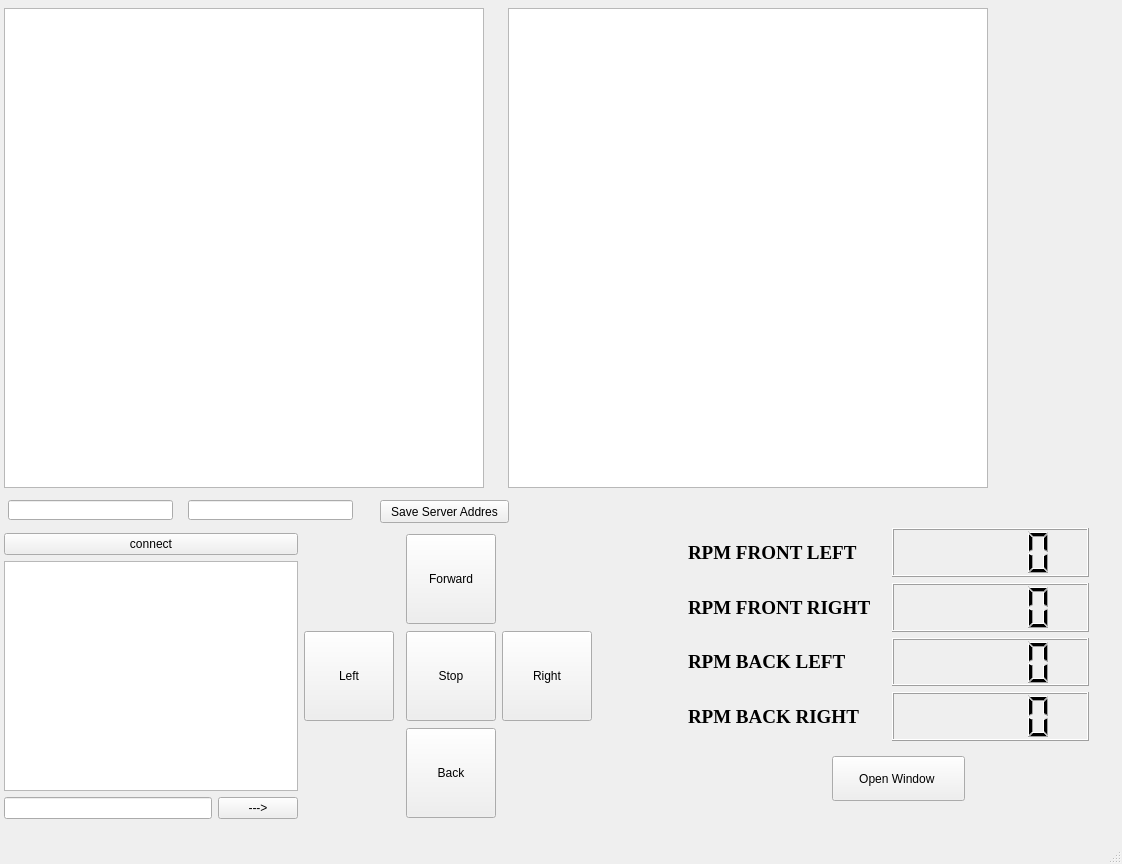
<?xml version="1.0" encoding="UTF-8"?>
<ui version="4.0">
 <class>MainWindow</class>
 <widget class="QMainWindow" name="MainWindow">
  <property name="geometry">
   <rect>
    <x>0</x>
    <y>0</y>
    <width>1122</width>
    <height>864</height>
   </rect>
  </property>
  <property name="windowTitle">
   <string>MainWindow</string>
  </property>
  <widget class="QWidget" name="centralwidget">
   <widget class="QWidget" name="layoutWidget">
    <property name="geometry">
     <rect>
      <x>4</x>
      <y>533</y>
      <width>593</width>
      <height>286</height>
     </rect>
    </property>
    <layout class="QHBoxLayout" name="horizontalLayout_2">
     <item>
      <layout class="QVBoxLayout" name="verticalLayout">
       <item>
        <widget class="QPushButton" name="pushButton">
         <property name="text">
          <string>connect</string>
         </property>
        </widget>
       </item>
       <item>
        <widget class="QTextBrowser" name="textBrowser"/>
       </item>
       <item>
        <layout class="QHBoxLayout" name="horizontalLayout">
         <item>
          <widget class="QLineEdit" name="lineEdit"/>
         </item>
         <item>
          <widget class="QPushButton" name="pushButton_2">
           <property name="text">
            <string>---&gt;</string>
           </property>
          </widget>
         </item>
        </layout>
       </item>
      </layout>
     </item>
     <item>
      <layout class="QGridLayout" name="gridLayout">
       <item row="0" column="1">
        <widget class="QPushButton" name="btnMoveForward">
         <property name="minimumSize">
          <size>
           <width>90</width>
           <height>90</height>
          </size>
         </property>
         <property name="maximumSize">
          <size>
           <width>90</width>
           <height>90</height>
          </size>
         </property>
         <property name="text">
          <string>Forward</string>
         </property>
        </widget>
       </item>
       <item row="2" column="2">
        <spacer name="horizontalSpacer_9">
         <property name="orientation">
          <enum>Qt::Horizontal</enum>
         </property>
         <property name="sizeHint" stdset="0">
          <size>
           <width>40</width>
           <height>20</height>
          </size>
         </property>
        </spacer>
       </item>
       <item row="2" column="1">
        <widget class="QPushButton" name="btnMoveBack">
         <property name="minimumSize">
          <size>
           <width>90</width>
           <height>90</height>
          </size>
         </property>
         <property name="maximumSize">
          <size>
           <width>90</width>
           <height>90</height>
          </size>
         </property>
         <property name="text">
          <string>Back</string>
         </property>
        </widget>
       </item>
       <item row="1" column="2">
        <widget class="QPushButton" name="btnMoveRight">
         <property name="minimumSize">
          <size>
           <width>90</width>
           <height>90</height>
          </size>
         </property>
         <property name="maximumSize">
          <size>
           <width>90</width>
           <height>90</height>
          </size>
         </property>
         <property name="text">
          <string>Right</string>
         </property>
        </widget>
       </item>
       <item row="2" column="0">
        <spacer name="horizontalSpacer_11">
         <property name="orientation">
          <enum>Qt::Horizontal</enum>
         </property>
         <property name="sizeHint" stdset="0">
          <size>
           <width>40</width>
           <height>20</height>
          </size>
         </property>
        </spacer>
       </item>
       <item row="0" column="2">
        <spacer name="horizontalSpacer_8">
         <property name="orientation">
          <enum>Qt::Horizontal</enum>
         </property>
         <property name="sizeHint" stdset="0">
          <size>
           <width>40</width>
           <height>20</height>
          </size>
         </property>
        </spacer>
       </item>
       <item row="0" column="0">
        <spacer name="horizontalSpacer_10">
         <property name="orientation">
          <enum>Qt::Horizontal</enum>
         </property>
         <property name="sizeHint" stdset="0">
          <size>
           <width>90</width>
           <height>90</height>
          </size>
         </property>
        </spacer>
       </item>
       <item row="1" column="0">
        <widget class="QPushButton" name="btnMoveLeft">
         <property name="minimumSize">
          <size>
           <width>90</width>
           <height>90</height>
          </size>
         </property>
         <property name="maximumSize">
          <size>
           <width>90</width>
           <height>90</height>
          </size>
         </property>
         <property name="text">
          <string>Left</string>
         </property>
        </widget>
       </item>
       <item row="1" column="1">
        <widget class="QPushButton" name="btnStop">
         <property name="minimumSize">
          <size>
           <width>90</width>
           <height>90</height>
          </size>
         </property>
         <property name="maximumSize">
          <size>
           <width>90</width>
           <height>90</height>
          </size>
         </property>
         <property name="text">
          <string>Stop</string>
         </property>
        </widget>
       </item>
      </layout>
     </item>
    </layout>
   </widget>
   <widget class="QGraphicsView" name="labVideoLeft">
    <property name="geometry">
     <rect>
      <x>4</x>
      <y>8</y>
      <width>480</width>
      <height>480</height>
     </rect>
    </property>
    <property name="minimumSize">
     <size>
      <width>480</width>
      <height>480</height>
     </size>
    </property>
    <property name="maximumSize">
     <size>
      <width>480</width>
      <height>480</height>
     </size>
    </property>
   </widget>
   <widget class="QGraphicsView" name="labVideoRight">
    <property name="geometry">
     <rect>
      <x>508</x>
      <y>8</y>
      <width>480</width>
      <height>480</height>
     </rect>
    </property>
    <property name="minimumSize">
     <size>
      <width>480</width>
      <height>480</height>
     </size>
    </property>
    <property name="maximumSize">
     <size>
      <width>480</width>
      <height>480</height>
     </size>
    </property>
   </widget>
   <widget class="QLineEdit" name="lineEditIpAddr">
    <property name="geometry">
     <rect>
      <x>8</x>
      <y>500</y>
      <width>165</width>
      <height>20</height>
     </rect>
    </property>
   </widget>
   <widget class="QLineEdit" name="lineEditPort">
    <property name="geometry">
     <rect>
      <x>188</x>
      <y>500</y>
      <width>165</width>
      <height>20</height>
     </rect>
    </property>
   </widget>
   <widget class="QPushButton" name="btnSaveServerAddr">
    <property name="geometry">
     <rect>
      <x>380</x>
      <y>500</y>
      <width>129</width>
      <height>23</height>
     </rect>
    </property>
    <property name="text">
     <string>Save Server Addres</string>
    </property>
   </widget>
   <widget class="QPushButton" name="btnShowSpeedSensorsGraf">
    <property name="geometry">
     <rect>
      <x>832</x>
      <y>756</y>
      <width>133</width>
      <height>45</height>
     </rect>
    </property>
    <property name="text">
     <string>Open Window </string>
    </property>
   </widget>
   <widget class="QWidget" name="">
    <property name="geometry">
     <rect>
      <x>688</x>
      <y>528</y>
      <width>401</width>
      <height>213</height>
     </rect>
    </property>
    <layout class="QVBoxLayout" name="verticalLayout_2">
     <item>
      <layout class="QHBoxLayout" name="horizontalLayout_3">
       <item>
        <widget class="QLabel" name="lblRpmFL">
         <property name="font">
          <font>
           <family>Times New Roman</family>
           <pointsize>14</pointsize>
           <weight>75</weight>
           <bold>true</bold>
          </font>
         </property>
         <property name="text">
          <string>RPM FRONT LEFT</string>
         </property>
        </widget>
       </item>
       <item>
        <widget class="QLCDNumber" name="lcdRpmFrontLeft"/>
       </item>
      </layout>
     </item>
     <item>
      <layout class="QHBoxLayout" name="horizontalLayout_4">
       <item>
        <widget class="QLabel" name="lblRpmFR">
         <property name="font">
          <font>
           <family>Times New Roman</family>
           <pointsize>14</pointsize>
           <weight>75</weight>
           <bold>true</bold>
          </font>
         </property>
         <property name="text">
          <string>RPM FRONT RIGHT</string>
         </property>
        </widget>
       </item>
       <item>
        <widget class="QLCDNumber" name="lcdRpmFrontRight"/>
       </item>
      </layout>
     </item>
     <item>
      <layout class="QHBoxLayout" name="horizontalLayout_6">
       <item>
        <widget class="QLabel" name="lblRpmBL">
         <property name="font">
          <font>
           <family>Times New Roman</family>
           <pointsize>14</pointsize>
           <weight>75</weight>
           <bold>true</bold>
          </font>
         </property>
         <property name="text">
          <string>RPM BACK LEFT</string>
         </property>
        </widget>
       </item>
       <item>
        <widget class="QLCDNumber" name="lcdRpmBackLeft"/>
       </item>
      </layout>
     </item>
     <item>
      <layout class="QHBoxLayout" name="horizontalLayout_5">
       <item>
        <widget class="QLabel" name="lblRpmBR">
         <property name="font">
          <font>
           <family>Times New Roman</family>
           <pointsize>14</pointsize>
           <weight>75</weight>
           <bold>true</bold>
          </font>
         </property>
         <property name="text">
          <string>RPM BACK RIGHT</string>
         </property>
        </widget>
       </item>
       <item>
        <widget class="QLCDNumber" name="lcdRpmBackRight"/>
       </item>
      </layout>
     </item>
    </layout>
   </widget>
  </widget>
  <widget class="QMenuBar" name="menubar">
   <property name="geometry">
    <rect>
     <x>0</x>
     <y>0</y>
     <width>1122</width>
     <height>21</height>
    </rect>
   </property>
  </widget>
  <widget class="QStatusBar" name="statusbar"/>
 </widget>
 <resources/>
 <connections/>
</ui>
